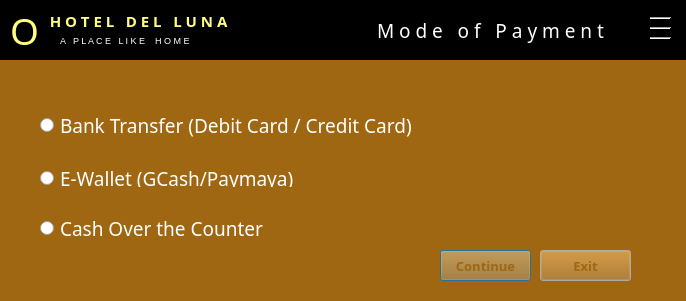
<?xml version="1.0" encoding="UTF-8"?>
<ui version="4.0">
 <class>Dialog</class>
 <widget class="QDialog" name="Dialog">
  <property name="geometry">
   <rect>
    <x>0</x>
    <y>0</y>
    <width>686</width>
    <height>301</height>
   </rect>
  </property>
  <property name="windowTitle">
   <string>Dialog</string>
  </property>
  <widget class="QLabel" name="label_15">
   <property name="geometry">
    <rect>
     <x>0</x>
     <y>0</y>
     <width>1011</width>
     <height>61</height>
    </rect>
   </property>
   <property name="palette">
    <palette>
     <active>
      <colorrole role="Base">
       <brush brushstyle="SolidPattern">
        <color alpha="255">
         <red>255</red>
         <green>255</green>
         <blue>255</blue>
        </color>
       </brush>
      </colorrole>
      <colorrole role="Window">
       <brush brushstyle="SolidPattern">
        <color alpha="255">
         <red>0</red>
         <green>0</green>
         <blue>0</blue>
        </color>
       </brush>
      </colorrole>
     </active>
     <inactive>
      <colorrole role="Base">
       <brush brushstyle="SolidPattern">
        <color alpha="255">
         <red>255</red>
         <green>255</green>
         <blue>255</blue>
        </color>
       </brush>
      </colorrole>
      <colorrole role="Window">
       <brush brushstyle="SolidPattern">
        <color alpha="255">
         <red>0</red>
         <green>0</green>
         <blue>0</blue>
        </color>
       </brush>
      </colorrole>
     </inactive>
     <disabled>
      <colorrole role="Base">
       <brush brushstyle="SolidPattern">
        <color alpha="255">
         <red>0</red>
         <green>0</green>
         <blue>0</blue>
        </color>
       </brush>
      </colorrole>
      <colorrole role="Window">
       <brush brushstyle="SolidPattern">
        <color alpha="255">
         <red>0</red>
         <green>0</green>
         <blue>0</blue>
        </color>
       </brush>
      </colorrole>
     </disabled>
    </palette>
   </property>
   <property name="autoFillBackground">
    <bool>true</bool>
   </property>
   <property name="text">
    <string/>
   </property>
  </widget>
  <widget class="QLabel" name="label_9">
   <property name="geometry">
    <rect>
     <x>-120</x>
     <y>0</y>
     <width>521</width>
     <height>41</height>
    </rect>
   </property>
   <property name="palette">
    <palette>
     <active>
      <colorrole role="WindowText">
       <brush brushstyle="SolidPattern">
        <color alpha="255">
         <red>255</red>
         <green>255</green>
         <blue>127</blue>
        </color>
       </brush>
      </colorrole>
      <colorrole role="Button">
       <brush brushstyle="SolidPattern">
        <color alpha="255">
         <red>255</red>
         <green>255</green>
         <blue>127</blue>
        </color>
       </brush>
      </colorrole>
      <colorrole role="Light">
       <brush brushstyle="SolidPattern">
        <color alpha="255">
         <red>255</red>
         <green>255</green>
         <blue>255</blue>
        </color>
       </brush>
      </colorrole>
      <colorrole role="Midlight">
       <brush brushstyle="SolidPattern">
        <color alpha="255">
         <red>255</red>
         <green>255</green>
         <blue>191</blue>
        </color>
       </brush>
      </colorrole>
      <colorrole role="Dark">
       <brush brushstyle="SolidPattern">
        <color alpha="255">
         <red>127</red>
         <green>127</green>
         <blue>63</blue>
        </color>
       </brush>
      </colorrole>
      <colorrole role="Mid">
       <brush brushstyle="SolidPattern">
        <color alpha="255">
         <red>170</red>
         <green>170</green>
         <blue>84</blue>
        </color>
       </brush>
      </colorrole>
      <colorrole role="Text">
       <brush brushstyle="SolidPattern">
        <color alpha="255">
         <red>0</red>
         <green>0</green>
         <blue>0</blue>
        </color>
       </brush>
      </colorrole>
      <colorrole role="BrightText">
       <brush brushstyle="SolidPattern">
        <color alpha="255">
         <red>255</red>
         <green>255</green>
         <blue>255</blue>
        </color>
       </brush>
      </colorrole>
      <colorrole role="ButtonText">
       <brush brushstyle="SolidPattern">
        <color alpha="255">
         <red>0</red>
         <green>0</green>
         <blue>0</blue>
        </color>
       </brush>
      </colorrole>
      <colorrole role="Base">
       <brush brushstyle="SolidPattern">
        <color alpha="255">
         <red>255</red>
         <green>255</green>
         <blue>255</blue>
        </color>
       </brush>
      </colorrole>
      <colorrole role="Window">
       <brush brushstyle="SolidPattern">
        <color alpha="255">
         <red>255</red>
         <green>255</green>
         <blue>127</blue>
        </color>
       </brush>
      </colorrole>
      <colorrole role="Shadow">
       <brush brushstyle="SolidPattern">
        <color alpha="255">
         <red>0</red>
         <green>0</green>
         <blue>0</blue>
        </color>
       </brush>
      </colorrole>
      <colorrole role="AlternateBase">
       <brush brushstyle="SolidPattern">
        <color alpha="255">
         <red>255</red>
         <green>255</green>
         <blue>191</blue>
        </color>
       </brush>
      </colorrole>
      <colorrole role="ToolTipBase">
       <brush brushstyle="SolidPattern">
        <color alpha="255">
         <red>255</red>
         <green>255</green>
         <blue>220</blue>
        </color>
       </brush>
      </colorrole>
      <colorrole role="ToolTipText">
       <brush brushstyle="SolidPattern">
        <color alpha="255">
         <red>0</red>
         <green>0</green>
         <blue>0</blue>
        </color>
       </brush>
      </colorrole>
     </active>
     <inactive>
      <colorrole role="WindowText">
       <brush brushstyle="SolidPattern">
        <color alpha="255">
         <red>255</red>
         <green>255</green>
         <blue>127</blue>
        </color>
       </brush>
      </colorrole>
      <colorrole role="Button">
       <brush brushstyle="SolidPattern">
        <color alpha="255">
         <red>255</red>
         <green>255</green>
         <blue>127</blue>
        </color>
       </brush>
      </colorrole>
      <colorrole role="Light">
       <brush brushstyle="SolidPattern">
        <color alpha="255">
         <red>255</red>
         <green>255</green>
         <blue>255</blue>
        </color>
       </brush>
      </colorrole>
      <colorrole role="Midlight">
       <brush brushstyle="SolidPattern">
        <color alpha="255">
         <red>255</red>
         <green>255</green>
         <blue>191</blue>
        </color>
       </brush>
      </colorrole>
      <colorrole role="Dark">
       <brush brushstyle="SolidPattern">
        <color alpha="255">
         <red>127</red>
         <green>127</green>
         <blue>63</blue>
        </color>
       </brush>
      </colorrole>
      <colorrole role="Mid">
       <brush brushstyle="SolidPattern">
        <color alpha="255">
         <red>170</red>
         <green>170</green>
         <blue>84</blue>
        </color>
       </brush>
      </colorrole>
      <colorrole role="Text">
       <brush brushstyle="SolidPattern">
        <color alpha="255">
         <red>0</red>
         <green>0</green>
         <blue>0</blue>
        </color>
       </brush>
      </colorrole>
      <colorrole role="BrightText">
       <brush brushstyle="SolidPattern">
        <color alpha="255">
         <red>255</red>
         <green>255</green>
         <blue>255</blue>
        </color>
       </brush>
      </colorrole>
      <colorrole role="ButtonText">
       <brush brushstyle="SolidPattern">
        <color alpha="255">
         <red>0</red>
         <green>0</green>
         <blue>0</blue>
        </color>
       </brush>
      </colorrole>
      <colorrole role="Base">
       <brush brushstyle="SolidPattern">
        <color alpha="255">
         <red>255</red>
         <green>255</green>
         <blue>255</blue>
        </color>
       </brush>
      </colorrole>
      <colorrole role="Window">
       <brush brushstyle="SolidPattern">
        <color alpha="255">
         <red>255</red>
         <green>255</green>
         <blue>127</blue>
        </color>
       </brush>
      </colorrole>
      <colorrole role="Shadow">
       <brush brushstyle="SolidPattern">
        <color alpha="255">
         <red>0</red>
         <green>0</green>
         <blue>0</blue>
        </color>
       </brush>
      </colorrole>
      <colorrole role="AlternateBase">
       <brush brushstyle="SolidPattern">
        <color alpha="255">
         <red>255</red>
         <green>255</green>
         <blue>191</blue>
        </color>
       </brush>
      </colorrole>
      <colorrole role="ToolTipBase">
       <brush brushstyle="SolidPattern">
        <color alpha="255">
         <red>255</red>
         <green>255</green>
         <blue>220</blue>
        </color>
       </brush>
      </colorrole>
      <colorrole role="ToolTipText">
       <brush brushstyle="SolidPattern">
        <color alpha="255">
         <red>0</red>
         <green>0</green>
         <blue>0</blue>
        </color>
       </brush>
      </colorrole>
     </inactive>
     <disabled>
      <colorrole role="WindowText">
       <brush brushstyle="SolidPattern">
        <color alpha="255">
         <red>127</red>
         <green>127</green>
         <blue>63</blue>
        </color>
       </brush>
      </colorrole>
      <colorrole role="Button">
       <brush brushstyle="SolidPattern">
        <color alpha="255">
         <red>255</red>
         <green>255</green>
         <blue>127</blue>
        </color>
       </brush>
      </colorrole>
      <colorrole role="Light">
       <brush brushstyle="SolidPattern">
        <color alpha="255">
         <red>255</red>
         <green>255</green>
         <blue>255</blue>
        </color>
       </brush>
      </colorrole>
      <colorrole role="Midlight">
       <brush brushstyle="SolidPattern">
        <color alpha="255">
         <red>255</red>
         <green>255</green>
         <blue>191</blue>
        </color>
       </brush>
      </colorrole>
      <colorrole role="Dark">
       <brush brushstyle="SolidPattern">
        <color alpha="255">
         <red>127</red>
         <green>127</green>
         <blue>63</blue>
        </color>
       </brush>
      </colorrole>
      <colorrole role="Mid">
       <brush brushstyle="SolidPattern">
        <color alpha="255">
         <red>170</red>
         <green>170</green>
         <blue>84</blue>
        </color>
       </brush>
      </colorrole>
      <colorrole role="Text">
       <brush brushstyle="SolidPattern">
        <color alpha="255">
         <red>127</red>
         <green>127</green>
         <blue>63</blue>
        </color>
       </brush>
      </colorrole>
      <colorrole role="BrightText">
       <brush brushstyle="SolidPattern">
        <color alpha="255">
         <red>255</red>
         <green>255</green>
         <blue>255</blue>
        </color>
       </brush>
      </colorrole>
      <colorrole role="ButtonText">
       <brush brushstyle="SolidPattern">
        <color alpha="255">
         <red>127</red>
         <green>127</green>
         <blue>63</blue>
        </color>
       </brush>
      </colorrole>
      <colorrole role="Base">
       <brush brushstyle="SolidPattern">
        <color alpha="255">
         <red>255</red>
         <green>255</green>
         <blue>127</blue>
        </color>
       </brush>
      </colorrole>
      <colorrole role="Window">
       <brush brushstyle="SolidPattern">
        <color alpha="255">
         <red>255</red>
         <green>255</green>
         <blue>127</blue>
        </color>
       </brush>
      </colorrole>
      <colorrole role="Shadow">
       <brush brushstyle="SolidPattern">
        <color alpha="255">
         <red>0</red>
         <green>0</green>
         <blue>0</blue>
        </color>
       </brush>
      </colorrole>
      <colorrole role="AlternateBase">
       <brush brushstyle="SolidPattern">
        <color alpha="255">
         <red>255</red>
         <green>255</green>
         <blue>127</blue>
        </color>
       </brush>
      </colorrole>
      <colorrole role="ToolTipBase">
       <brush brushstyle="SolidPattern">
        <color alpha="255">
         <red>255</red>
         <green>255</green>
         <blue>220</blue>
        </color>
       </brush>
      </colorrole>
      <colorrole role="ToolTipText">
       <brush brushstyle="SolidPattern">
        <color alpha="255">
         <red>0</red>
         <green>0</green>
         <blue>0</blue>
        </color>
       </brush>
      </colorrole>
     </disabled>
    </palette>
   </property>
   <property name="font">
    <font>
     <family>Century Gothic</family>
     <pointsize>11</pointsize>
     <weight>75</weight>
     <bold>true</bold>
    </font>
   </property>
   <property name="toolTipDuration">
    <number>-4</number>
   </property>
   <property name="autoFillBackground">
    <bool>false</bool>
   </property>
   <property name="text">
    <string>H O T E L   D E L   L U N A </string>
   </property>
   <property name="alignment">
    <set>Qt::AlignCenter</set>
   </property>
  </widget>
  <widget class="QLabel" name="label_11">
   <property name="geometry">
    <rect>
     <x>60</x>
     <y>30</y>
     <width>171</width>
     <height>20</height>
    </rect>
   </property>
   <property name="palette">
    <palette>
     <active>
      <colorrole role="WindowText">
       <brush brushstyle="SolidPattern">
        <color alpha="255">
         <red>255</red>
         <green>255</green>
         <blue>255</blue>
        </color>
       </brush>
      </colorrole>
     </active>
     <inactive>
      <colorrole role="WindowText">
       <brush brushstyle="SolidPattern">
        <color alpha="255">
         <red>255</red>
         <green>255</green>
         <blue>255</blue>
        </color>
       </brush>
      </colorrole>
     </inactive>
     <disabled>
      <colorrole role="WindowText">
       <brush brushstyle="SolidPattern">
        <color alpha="255">
         <red>120</red>
         <green>120</green>
         <blue>120</blue>
        </color>
       </brush>
      </colorrole>
     </disabled>
    </palette>
   </property>
   <property name="font">
    <font>
     <pointsize>7</pointsize>
    </font>
   </property>
   <property name="text">
    <string>A   P L A C E   L I K E    H O M E</string>
   </property>
  </widget>
  <widget class="QLabel" name="label_10">
   <property name="geometry">
    <rect>
     <x>10</x>
     <y>-20</y>
     <width>91</width>
     <height>101</height>
    </rect>
   </property>
   <property name="palette">
    <palette>
     <active>
      <colorrole role="WindowText">
       <brush brushstyle="SolidPattern">
        <color alpha="255">
         <red>255</red>
         <green>255</green>
         <blue>127</blue>
        </color>
       </brush>
      </colorrole>
     </active>
     <inactive>
      <colorrole role="WindowText">
       <brush brushstyle="SolidPattern">
        <color alpha="255">
         <red>255</red>
         <green>255</green>
         <blue>127</blue>
        </color>
       </brush>
      </colorrole>
     </inactive>
     <disabled>
      <colorrole role="WindowText">
       <brush brushstyle="SolidPattern">
        <color alpha="255">
         <red>120</red>
         <green>120</green>
         <blue>120</blue>
        </color>
       </brush>
      </colorrole>
     </disabled>
    </palette>
   </property>
   <property name="font">
    <font>
     <family>Century Gothic</family>
     <pointsize>28</pointsize>
     <weight>50</weight>
     <bold>false</bold>
    </font>
   </property>
   <property name="autoFillBackground">
    <bool>false</bool>
   </property>
   <property name="text">
    <string>O</string>
   </property>
  </widget>
  <widget class="QLabel" name="label_2">
   <property name="geometry">
    <rect>
     <x>230</x>
     <y>10</y>
     <width>521</width>
     <height>41</height>
    </rect>
   </property>
   <property name="palette">
    <palette>
     <active>
      <colorrole role="WindowText">
       <brush brushstyle="SolidPattern">
        <color alpha="255">
         <red>255</red>
         <green>255</green>
         <blue>255</blue>
        </color>
       </brush>
      </colorrole>
      <colorrole role="Button">
       <brush brushstyle="SolidPattern">
        <color alpha="255">
         <red>255</red>
         <green>255</green>
         <blue>127</blue>
        </color>
       </brush>
      </colorrole>
      <colorrole role="Light">
       <brush brushstyle="SolidPattern">
        <color alpha="255">
         <red>255</red>
         <green>255</green>
         <blue>255</blue>
        </color>
       </brush>
      </colorrole>
      <colorrole role="Midlight">
       <brush brushstyle="SolidPattern">
        <color alpha="255">
         <red>255</red>
         <green>255</green>
         <blue>191</blue>
        </color>
       </brush>
      </colorrole>
      <colorrole role="Dark">
       <brush brushstyle="SolidPattern">
        <color alpha="255">
         <red>127</red>
         <green>127</green>
         <blue>63</blue>
        </color>
       </brush>
      </colorrole>
      <colorrole role="Mid">
       <brush brushstyle="SolidPattern">
        <color alpha="255">
         <red>170</red>
         <green>170</green>
         <blue>84</blue>
        </color>
       </brush>
      </colorrole>
      <colorrole role="Text">
       <brush brushstyle="SolidPattern">
        <color alpha="255">
         <red>0</red>
         <green>0</green>
         <blue>0</blue>
        </color>
       </brush>
      </colorrole>
      <colorrole role="BrightText">
       <brush brushstyle="SolidPattern">
        <color alpha="255">
         <red>255</red>
         <green>255</green>
         <blue>255</blue>
        </color>
       </brush>
      </colorrole>
      <colorrole role="ButtonText">
       <brush brushstyle="SolidPattern">
        <color alpha="255">
         <red>0</red>
         <green>0</green>
         <blue>0</blue>
        </color>
       </brush>
      </colorrole>
      <colorrole role="Base">
       <brush brushstyle="SolidPattern">
        <color alpha="255">
         <red>255</red>
         <green>255</green>
         <blue>255</blue>
        </color>
       </brush>
      </colorrole>
      <colorrole role="Window">
       <brush brushstyle="SolidPattern">
        <color alpha="255">
         <red>255</red>
         <green>255</green>
         <blue>127</blue>
        </color>
       </brush>
      </colorrole>
      <colorrole role="Shadow">
       <brush brushstyle="SolidPattern">
        <color alpha="255">
         <red>0</red>
         <green>0</green>
         <blue>0</blue>
        </color>
       </brush>
      </colorrole>
      <colorrole role="AlternateBase">
       <brush brushstyle="SolidPattern">
        <color alpha="255">
         <red>255</red>
         <green>255</green>
         <blue>191</blue>
        </color>
       </brush>
      </colorrole>
      <colorrole role="ToolTipBase">
       <brush brushstyle="SolidPattern">
        <color alpha="255">
         <red>255</red>
         <green>255</green>
         <blue>220</blue>
        </color>
       </brush>
      </colorrole>
      <colorrole role="ToolTipText">
       <brush brushstyle="SolidPattern">
        <color alpha="255">
         <red>0</red>
         <green>0</green>
         <blue>0</blue>
        </color>
       </brush>
      </colorrole>
     </active>
     <inactive>
      <colorrole role="WindowText">
       <brush brushstyle="SolidPattern">
        <color alpha="255">
         <red>255</red>
         <green>255</green>
         <blue>255</blue>
        </color>
       </brush>
      </colorrole>
      <colorrole role="Button">
       <brush brushstyle="SolidPattern">
        <color alpha="255">
         <red>255</red>
         <green>255</green>
         <blue>127</blue>
        </color>
       </brush>
      </colorrole>
      <colorrole role="Light">
       <brush brushstyle="SolidPattern">
        <color alpha="255">
         <red>255</red>
         <green>255</green>
         <blue>255</blue>
        </color>
       </brush>
      </colorrole>
      <colorrole role="Midlight">
       <brush brushstyle="SolidPattern">
        <color alpha="255">
         <red>255</red>
         <green>255</green>
         <blue>191</blue>
        </color>
       </brush>
      </colorrole>
      <colorrole role="Dark">
       <brush brushstyle="SolidPattern">
        <color alpha="255">
         <red>127</red>
         <green>127</green>
         <blue>63</blue>
        </color>
       </brush>
      </colorrole>
      <colorrole role="Mid">
       <brush brushstyle="SolidPattern">
        <color alpha="255">
         <red>170</red>
         <green>170</green>
         <blue>84</blue>
        </color>
       </brush>
      </colorrole>
      <colorrole role="Text">
       <brush brushstyle="SolidPattern">
        <color alpha="255">
         <red>0</red>
         <green>0</green>
         <blue>0</blue>
        </color>
       </brush>
      </colorrole>
      <colorrole role="BrightText">
       <brush brushstyle="SolidPattern">
        <color alpha="255">
         <red>255</red>
         <green>255</green>
         <blue>255</blue>
        </color>
       </brush>
      </colorrole>
      <colorrole role="ButtonText">
       <brush brushstyle="SolidPattern">
        <color alpha="255">
         <red>0</red>
         <green>0</green>
         <blue>0</blue>
        </color>
       </brush>
      </colorrole>
      <colorrole role="Base">
       <brush brushstyle="SolidPattern">
        <color alpha="255">
         <red>255</red>
         <green>255</green>
         <blue>255</blue>
        </color>
       </brush>
      </colorrole>
      <colorrole role="Window">
       <brush brushstyle="SolidPattern">
        <color alpha="255">
         <red>255</red>
         <green>255</green>
         <blue>127</blue>
        </color>
       </brush>
      </colorrole>
      <colorrole role="Shadow">
       <brush brushstyle="SolidPattern">
        <color alpha="255">
         <red>0</red>
         <green>0</green>
         <blue>0</blue>
        </color>
       </brush>
      </colorrole>
      <colorrole role="AlternateBase">
       <brush brushstyle="SolidPattern">
        <color alpha="255">
         <red>255</red>
         <green>255</green>
         <blue>191</blue>
        </color>
       </brush>
      </colorrole>
      <colorrole role="ToolTipBase">
       <brush brushstyle="SolidPattern">
        <color alpha="255">
         <red>255</red>
         <green>255</green>
         <blue>220</blue>
        </color>
       </brush>
      </colorrole>
      <colorrole role="ToolTipText">
       <brush brushstyle="SolidPattern">
        <color alpha="255">
         <red>0</red>
         <green>0</green>
         <blue>0</blue>
        </color>
       </brush>
      </colorrole>
     </inactive>
     <disabled>
      <colorrole role="WindowText">
       <brush brushstyle="SolidPattern">
        <color alpha="255">
         <red>127</red>
         <green>127</green>
         <blue>63</blue>
        </color>
       </brush>
      </colorrole>
      <colorrole role="Button">
       <brush brushstyle="SolidPattern">
        <color alpha="255">
         <red>255</red>
         <green>255</green>
         <blue>127</blue>
        </color>
       </brush>
      </colorrole>
      <colorrole role="Light">
       <brush brushstyle="SolidPattern">
        <color alpha="255">
         <red>255</red>
         <green>255</green>
         <blue>255</blue>
        </color>
       </brush>
      </colorrole>
      <colorrole role="Midlight">
       <brush brushstyle="SolidPattern">
        <color alpha="255">
         <red>255</red>
         <green>255</green>
         <blue>191</blue>
        </color>
       </brush>
      </colorrole>
      <colorrole role="Dark">
       <brush brushstyle="SolidPattern">
        <color alpha="255">
         <red>127</red>
         <green>127</green>
         <blue>63</blue>
        </color>
       </brush>
      </colorrole>
      <colorrole role="Mid">
       <brush brushstyle="SolidPattern">
        <color alpha="255">
         <red>170</red>
         <green>170</green>
         <blue>84</blue>
        </color>
       </brush>
      </colorrole>
      <colorrole role="Text">
       <brush brushstyle="SolidPattern">
        <color alpha="255">
         <red>127</red>
         <green>127</green>
         <blue>63</blue>
        </color>
       </brush>
      </colorrole>
      <colorrole role="BrightText">
       <brush brushstyle="SolidPattern">
        <color alpha="255">
         <red>255</red>
         <green>255</green>
         <blue>255</blue>
        </color>
       </brush>
      </colorrole>
      <colorrole role="ButtonText">
       <brush brushstyle="SolidPattern">
        <color alpha="255">
         <red>127</red>
         <green>127</green>
         <blue>63</blue>
        </color>
       </brush>
      </colorrole>
      <colorrole role="Base">
       <brush brushstyle="SolidPattern">
        <color alpha="255">
         <red>255</red>
         <green>255</green>
         <blue>127</blue>
        </color>
       </brush>
      </colorrole>
      <colorrole role="Window">
       <brush brushstyle="SolidPattern">
        <color alpha="255">
         <red>255</red>
         <green>255</green>
         <blue>127</blue>
        </color>
       </brush>
      </colorrole>
      <colorrole role="Shadow">
       <brush brushstyle="SolidPattern">
        <color alpha="255">
         <red>0</red>
         <green>0</green>
         <blue>0</blue>
        </color>
       </brush>
      </colorrole>
      <colorrole role="AlternateBase">
       <brush brushstyle="SolidPattern">
        <color alpha="255">
         <red>255</red>
         <green>255</green>
         <blue>127</blue>
        </color>
       </brush>
      </colorrole>
      <colorrole role="ToolTipBase">
       <brush brushstyle="SolidPattern">
        <color alpha="255">
         <red>255</red>
         <green>255</green>
         <blue>220</blue>
        </color>
       </brush>
      </colorrole>
      <colorrole role="ToolTipText">
       <brush brushstyle="SolidPattern">
        <color alpha="255">
         <red>0</red>
         <green>0</green>
         <blue>0</blue>
        </color>
       </brush>
      </colorrole>
     </disabled>
    </palette>
   </property>
   <property name="font">
    <font>
     <family>Century Gothic</family>
     <pointsize>14</pointsize>
     <weight>50</weight>
     <bold>false</bold>
    </font>
   </property>
   <property name="toolTipDuration">
    <number>-4</number>
   </property>
   <property name="autoFillBackground">
    <bool>false</bool>
   </property>
   <property name="text">
    <string>M o d e   o f   P a y m e n t</string>
   </property>
   <property name="alignment">
    <set>Qt::AlignCenter</set>
   </property>
  </widget>
  <widget class="Line" name="line_4">
   <property name="geometry">
    <rect>
     <x>650</x>
     <y>10</y>
     <width>21</width>
     <height>16</height>
    </rect>
   </property>
   <property name="orientation">
    <enum>Qt::Horizontal</enum>
   </property>
  </widget>
  <widget class="Line" name="line_5">
   <property name="geometry">
    <rect>
     <x>650</x>
     <y>20</y>
     <width>21</width>
     <height>16</height>
    </rect>
   </property>
   <property name="orientation">
    <enum>Qt::Horizontal</enum>
   </property>
  </widget>
  <widget class="Line" name="line_6">
   <property name="geometry">
    <rect>
     <x>650</x>
     <y>30</y>
     <width>21</width>
     <height>16</height>
    </rect>
   </property>
   <property name="orientation">
    <enum>Qt::Horizontal</enum>
   </property>
  </widget>
  <widget class="QLabel" name="label_7">
   <property name="geometry">
    <rect>
     <x>0</x>
     <y>60</y>
     <width>751</width>
     <height>441</height>
    </rect>
   </property>
   <property name="palette">
    <palette>
     <active>
      <colorrole role="Base">
       <brush brushstyle="SolidPattern">
        <color alpha="255">
         <red>255</red>
         <green>255</green>
         <blue>255</blue>
        </color>
       </brush>
      </colorrole>
      <colorrole role="Window">
       <brush brushstyle="SolidPattern">
        <color alpha="255">
         <red>159</red>
         <green>103</green>
         <blue>18</blue>
        </color>
       </brush>
      </colorrole>
     </active>
     <inactive>
      <colorrole role="Base">
       <brush brushstyle="SolidPattern">
        <color alpha="255">
         <red>255</red>
         <green>255</green>
         <blue>255</blue>
        </color>
       </brush>
      </colorrole>
      <colorrole role="Window">
       <brush brushstyle="SolidPattern">
        <color alpha="255">
         <red>159</red>
         <green>103</green>
         <blue>18</blue>
        </color>
       </brush>
      </colorrole>
     </inactive>
     <disabled>
      <colorrole role="Base">
       <brush brushstyle="SolidPattern">
        <color alpha="255">
         <red>159</red>
         <green>103</green>
         <blue>18</blue>
        </color>
       </brush>
      </colorrole>
      <colorrole role="Window">
       <brush brushstyle="SolidPattern">
        <color alpha="255">
         <red>159</red>
         <green>103</green>
         <blue>18</blue>
        </color>
       </brush>
      </colorrole>
     </disabled>
    </palette>
   </property>
   <property name="autoFillBackground">
    <bool>true</bool>
   </property>
   <property name="text">
    <string/>
   </property>
  </widget>
  <widget class="QRadioButton" name="rbEwallet">
   <property name="geometry">
    <rect>
     <x>40</x>
     <y>170</y>
     <width>341</width>
     <height>17</height>
    </rect>
   </property>
   <property name="palette">
    <palette>
     <active>
      <colorrole role="WindowText">
       <brush brushstyle="SolidPattern">
        <color alpha="255">
         <red>255</red>
         <green>255</green>
         <blue>255</blue>
        </color>
       </brush>
      </colorrole>
     </active>
     <inactive>
      <colorrole role="WindowText">
       <brush brushstyle="SolidPattern">
        <color alpha="255">
         <red>255</red>
         <green>255</green>
         <blue>255</blue>
        </color>
       </brush>
      </colorrole>
     </inactive>
     <disabled>
      <colorrole role="WindowText">
       <brush brushstyle="SolidPattern">
        <color alpha="255">
         <red>120</red>
         <green>120</green>
         <blue>120</blue>
        </color>
       </brush>
      </colorrole>
     </disabled>
    </palette>
   </property>
   <property name="font">
    <font>
     <family>Century Gothic</family>
     <pointsize>14</pointsize>
    </font>
   </property>
   <property name="text">
    <string>E-Wallet (GCash/Paymaya)</string>
   </property>
  </widget>
  <widget class="QRadioButton" name="rbCard">
   <property name="geometry">
    <rect>
     <x>40</x>
     <y>110</y>
     <width>391</width>
     <height>31</height>
    </rect>
   </property>
   <property name="palette">
    <palette>
     <active>
      <colorrole role="WindowText">
       <brush brushstyle="SolidPattern">
        <color alpha="255">
         <red>255</red>
         <green>255</green>
         <blue>255</blue>
        </color>
       </brush>
      </colorrole>
     </active>
     <inactive>
      <colorrole role="WindowText">
       <brush brushstyle="SolidPattern">
        <color alpha="255">
         <red>255</red>
         <green>255</green>
         <blue>255</blue>
        </color>
       </brush>
      </colorrole>
     </inactive>
     <disabled>
      <colorrole role="WindowText">
       <brush brushstyle="SolidPattern">
        <color alpha="255">
         <red>120</red>
         <green>120</green>
         <blue>120</blue>
        </color>
       </brush>
      </colorrole>
     </disabled>
    </palette>
   </property>
   <property name="font">
    <font>
     <family>Century Gothic</family>
     <pointsize>14</pointsize>
    </font>
   </property>
   <property name="text">
    <string>Bank Transfer (Debit Card / Credit Card)</string>
   </property>
  </widget>
  <widget class="QRadioButton" name="rbCash">
   <property name="geometry">
    <rect>
     <x>40</x>
     <y>220</y>
     <width>351</width>
     <height>17</height>
    </rect>
   </property>
   <property name="palette">
    <palette>
     <active>
      <colorrole role="WindowText">
       <brush brushstyle="SolidPattern">
        <color alpha="255">
         <red>255</red>
         <green>255</green>
         <blue>255</blue>
        </color>
       </brush>
      </colorrole>
     </active>
     <inactive>
      <colorrole role="WindowText">
       <brush brushstyle="SolidPattern">
        <color alpha="255">
         <red>255</red>
         <green>255</green>
         <blue>255</blue>
        </color>
       </brush>
      </colorrole>
     </inactive>
     <disabled>
      <colorrole role="WindowText">
       <brush brushstyle="SolidPattern">
        <color alpha="255">
         <red>120</red>
         <green>120</green>
         <blue>120</blue>
        </color>
       </brush>
      </colorrole>
     </disabled>
    </palette>
   </property>
   <property name="font">
    <font>
     <family>Century Gothic</family>
     <pointsize>14</pointsize>
    </font>
   </property>
   <property name="text">
    <string>Cash Over the Counter</string>
   </property>
  </widget>
  <widget class="QPushButton" name="btnContinue">
   <property name="geometry">
    <rect>
     <x>440</x>
     <y>250</y>
     <width>91</width>
     <height>31</height>
    </rect>
   </property>
   <property name="palette">
    <palette>
     <active>
      <colorrole role="Button">
       <brush brushstyle="SolidPattern">
        <color alpha="255">
         <red>159</red>
         <green>103</green>
         <blue>18</blue>
        </color>
       </brush>
      </colorrole>
      <colorrole role="ButtonText">
       <brush brushstyle="SolidPattern">
        <color alpha="255">
         <red>158</red>
         <green>103</green>
         <blue>18</blue>
        </color>
       </brush>
      </colorrole>
     </active>
     <inactive>
      <colorrole role="Button">
       <brush brushstyle="SolidPattern">
        <color alpha="255">
         <red>159</red>
         <green>103</green>
         <blue>18</blue>
        </color>
       </brush>
      </colorrole>
      <colorrole role="ButtonText">
       <brush brushstyle="SolidPattern">
        <color alpha="255">
         <red>158</red>
         <green>103</green>
         <blue>18</blue>
        </color>
       </brush>
      </colorrole>
     </inactive>
     <disabled>
      <colorrole role="Button">
       <brush brushstyle="SolidPattern">
        <color alpha="255">
         <red>159</red>
         <green>103</green>
         <blue>18</blue>
        </color>
       </brush>
      </colorrole>
      <colorrole role="ButtonText">
       <brush brushstyle="SolidPattern">
        <color alpha="255">
         <red>120</red>
         <green>120</green>
         <blue>120</blue>
        </color>
       </brush>
      </colorrole>
     </disabled>
    </palette>
   </property>
   <property name="font">
    <font>
     <family>Century Gothic</family>
     <pointsize>10</pointsize>
     <weight>75</weight>
     <bold>true</bold>
    </font>
   </property>
   <property name="text">
    <string>Continue</string>
   </property>
  </widget>
  <widget class="QPushButton" name="btnExit">
   <property name="geometry">
    <rect>
     <x>540</x>
     <y>250</y>
     <width>91</width>
     <height>31</height>
    </rect>
   </property>
   <property name="palette">
    <palette>
     <active>
      <colorrole role="Button">
       <brush brushstyle="SolidPattern">
        <color alpha="255">
         <red>159</red>
         <green>103</green>
         <blue>18</blue>
        </color>
       </brush>
      </colorrole>
      <colorrole role="ButtonText">
       <brush brushstyle="SolidPattern">
        <color alpha="255">
         <red>158</red>
         <green>103</green>
         <blue>18</blue>
        </color>
       </brush>
      </colorrole>
     </active>
     <inactive>
      <colorrole role="Button">
       <brush brushstyle="SolidPattern">
        <color alpha="255">
         <red>159</red>
         <green>103</green>
         <blue>18</blue>
        </color>
       </brush>
      </colorrole>
      <colorrole role="ButtonText">
       <brush brushstyle="SolidPattern">
        <color alpha="255">
         <red>158</red>
         <green>103</green>
         <blue>18</blue>
        </color>
       </brush>
      </colorrole>
     </inactive>
     <disabled>
      <colorrole role="Button">
       <brush brushstyle="SolidPattern">
        <color alpha="255">
         <red>159</red>
         <green>103</green>
         <blue>18</blue>
        </color>
       </brush>
      </colorrole>
      <colorrole role="ButtonText">
       <brush brushstyle="SolidPattern">
        <color alpha="255">
         <red>120</red>
         <green>120</green>
         <blue>120</blue>
        </color>
       </brush>
      </colorrole>
     </disabled>
    </palette>
   </property>
   <property name="font">
    <font>
     <family>Century Gothic</family>
     <pointsize>10</pointsize>
     <weight>75</weight>
     <bold>true</bold>
    </font>
   </property>
   <property name="text">
    <string>Exit</string>
   </property>
  </widget>
 </widget>
 <resources/>
 <connections/>
</ui>
